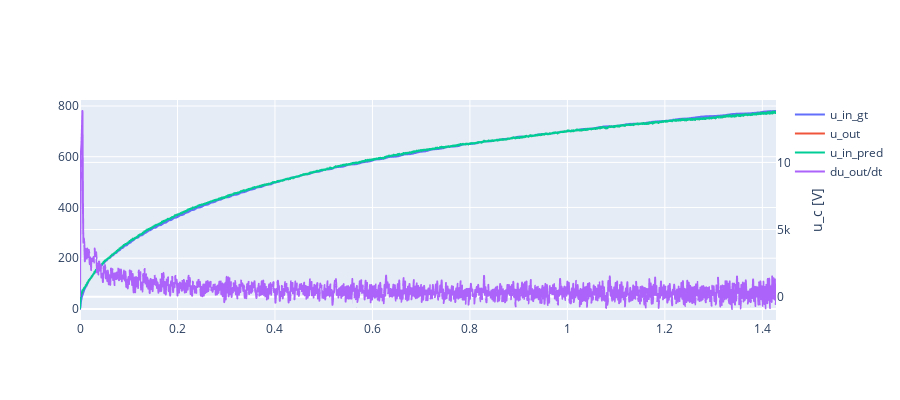

Source (notebook cell):
### Code cell
def predict_u_in(u_out, du_out_dt, tau):
    return u_out + tau * du_out_dt

dsdf["u_in_pred"] = predict_u_in(dsdf.u_out, dsdf.du_out_dt_lpf, tau_init)

fig = go.Figure()
fig.update_layout(
    height=400,
    hovermode='x',
    yaxis2=dict(title='u_c [V]', overlaying='y', side='right'),
)
fig.add_trace(go.Scattergl(x=dsdf.t, y=dsdf.u_in_gt, name="u_in_gt"))
fig.add_trace(go.Scattergl(x=dsdf.t, y=dsdf.u_out, name="u_out"))
fig.add_trace(go.Scattergl(x=dsdf.t, y=dsdf.u_in_pred, name="u_in_pred"))
fig.add_trace(go.Scattergl(x=dsdf.t, y=dsdf.du_out_dt_lpf, name="du_out/dt", yaxis='y2'))

### Figure 1 — Plotly figure (JSON) as saved in the notebook; plotly's stock layout.template omitted (floating-point values rounded to 4 significant figures; data arrays with more than 128 entries replaced by an {"elided": "..."} marker saying what was removed)
{"data": [{"name": "u_in_gt", "type": "scattergl", "x": {"elided": "1429 float values"}, "y": {"elided": "1429 float values"}}, {"name": "u_out", "type": "scattergl", "x": {"elided": "1429 float values"}, "y": {"elided": "1429 float values"}}, {"name": "u_in_pred", "type": "scattergl", "x": {"elided": "1429 float values"}, "y": {"elided": "1429 float values"}}, {"name": "du_out/dt", "type": "scattergl", "x": {"elided": "1429 float values"}, "y": {"elided": "1429 float values"}, "yaxis": "y2"}], "layout": {"height": 400, "hovermode": "x", "yaxis2": {"overlaying": "y", "side": "right", "title": {"text": "u_c [V]"}}}}
